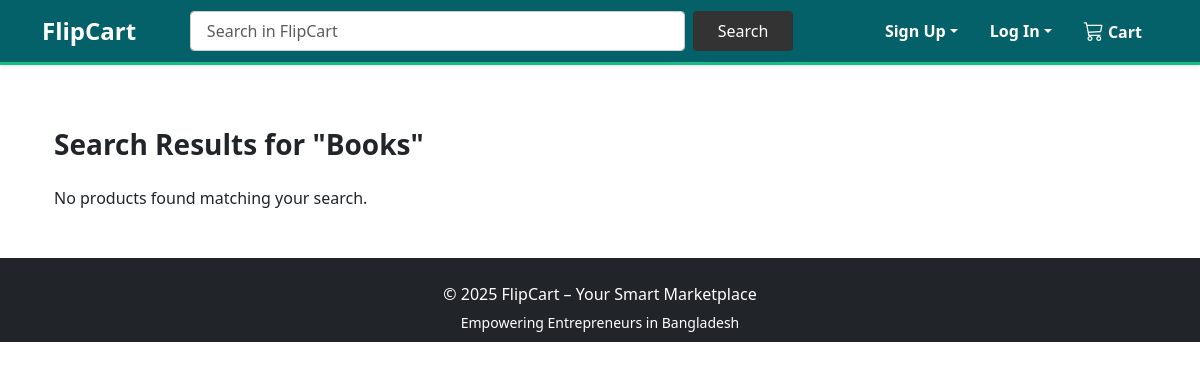
Page /search/?q=Books on the earlier database version.
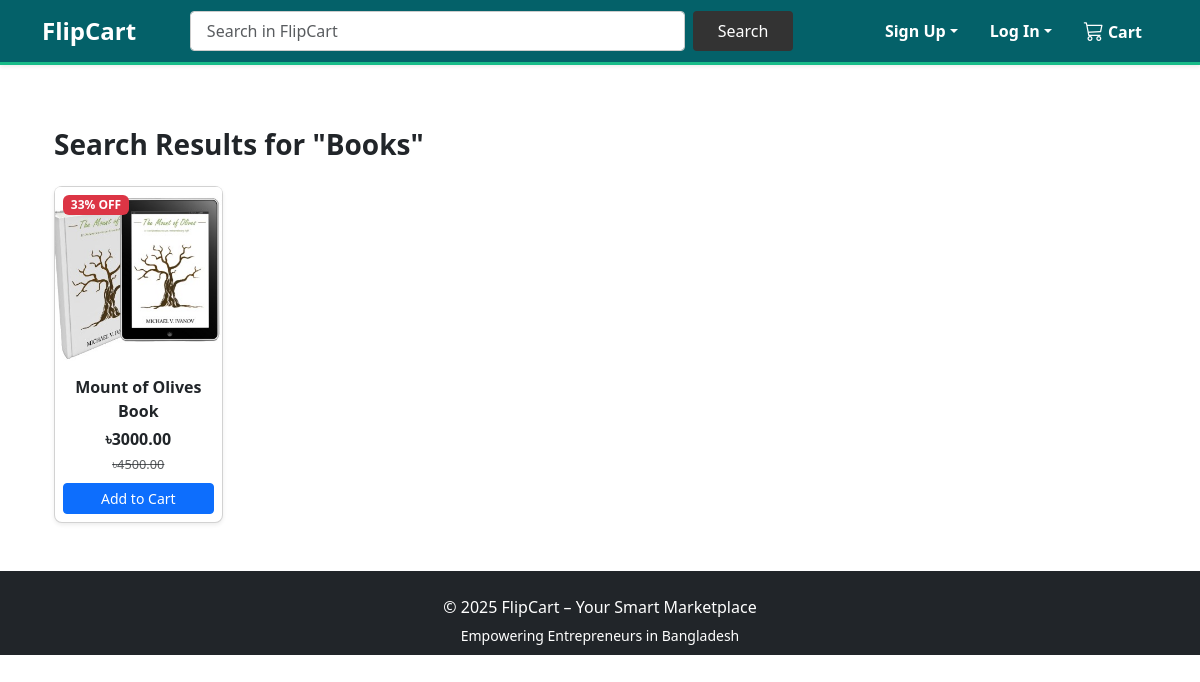
Same page on the later database version.
### core/models.py (models this page shows, shortened)
class Category(models.Model):
    name = models.CharField(max_length=100)
    image = models.ImageField(upload_to='categories/', blank=True, null=True)
    is_popular = models.BooleanField(default=False)

class Product(models.Model):
    name = models.CharField(max_length=200)
    price = models.DecimalField(max_digits=10, decimal_places=2)
    old_price = models.DecimalField(max_digits=10, decimal_places=2, blank=True, null=True)
    category = models.ForeignKey(Category, on_delete=models.CASCADE)
    image = models.ImageField(upload_to='products/')
    is_top_deal = models.BooleanField(default=False)
    description = models.TextField(blank=True, null=True)
    def discount_percentage(self):
        if self.old_price:
            return round(((self.old_price - self.price) / self.old_price) * 100)
        return 0

### core/views.py (the view)
# urls.py: path('search/', views.search_products, name='search'),
def search_products(request):
    query = request.GET.get('q')
    results = []
    if query:
        results = Product.objects.filter(
            Q(name__icontains=query) | Q(category__name__icontains=query)
        )
    return render(request, 'core/search_results.html', {'results': results, 'query': query})

### core/templates/core/search_results.html (shortened to what this page needs)
{% extends "core/base.html" %}
{% block content %}
<div class="container mt-5">
    <h3 class="mb-4 fw-bold">Search Results for "{{ query }}"</h3>
    {% if results %}
        <div class="row g-3">
            {% for product in results %}
            <div class="col-6 col-md-3 col-lg-2">
                <div class="card text-center shadow-sm rounded-3 position-relative">
                    <a href="{% url 'core:product_detail' product.id %}">
                        <img src="{{ product.image.url }}" class="card-img-top" alt="{{ product.name }}" style="height: 180px; object-fit: cover;">
                    </a>
                    {% if product.old_price %}
                    <span class="badge bg-danger position-absolute top-0 start-0 m-2">{{ product.discount_percentage }}% OFF</span>
                    {% endif %}
                    <div class="card-body p-2">
                        <a href="{% url 'core:product_detail' product.id %}" class="text-decoration-none text-dark">
                            <p class="card-title mb-1 fw-semibold">{{ product.name }}</p>
                        </a>
                        <p class="mb-0 fw-bold">৳{{ product.price }}</p>
                        {% if product.old_price %}
                            <del class="text-muted" style="font-size: 0.8rem;">৳{{ product.old_price }}</del>
                        {% endif %}
                        <form action="{% url 'cart:add_to_cart' product.id %}" method="post">
                           <button type="submit" class="btn btn-primary btn-sm mt-2 w-100">Add to Cart</button>
                        </form>
                    </div>
                </div>
            </div>
            {% endfor %}
        </div>
    {% else %}
        <p>No products found matching your search.</p>
    {% endif %}
</div>
{% endblock %}

Differences in the rows shown:
added Category: name "Books"
added Product: image (picture), discount_percentage "33", name "Mount of Olives Book", price "3000.00", old_price "4500.00"
Other differences:
{{ query }}: "Books" → (not shown)
text no longer shown: "No products found matching your search."
